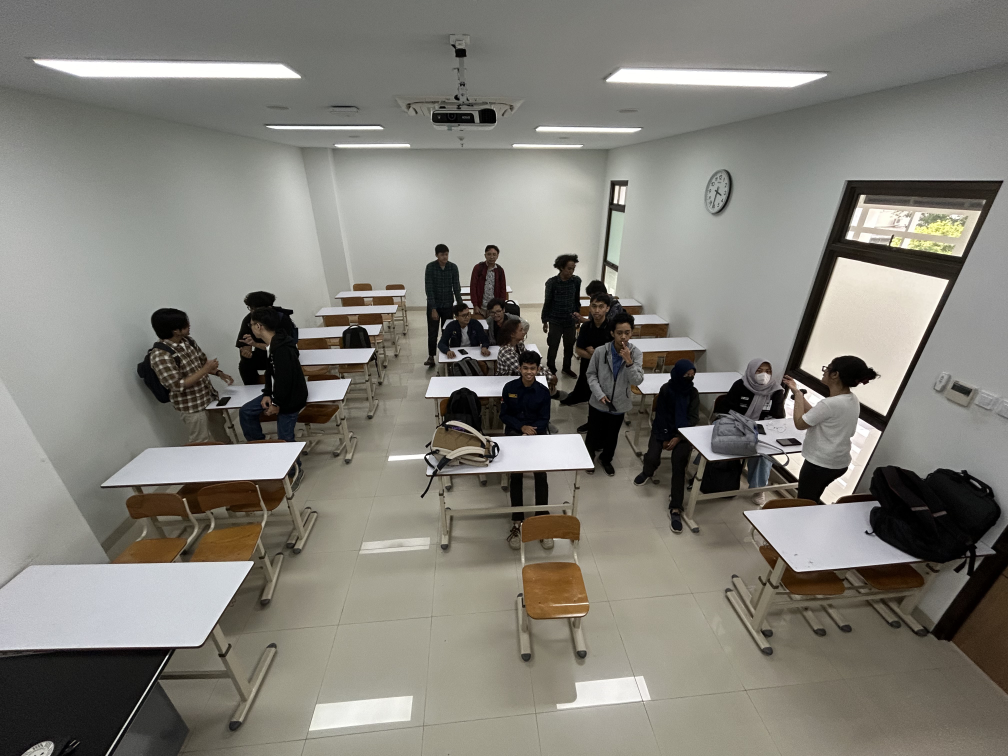
#> input picture Top View/fcv/IMG_2392.jpg, 4032 x 3024 px, found by its file name (shown at 1/4 size); its folder holds 4 pictures in this run
$ jupyter execute --allow-errors taibrpgiodsg.ipynb   (shell and % lines are left out)
#> lines starting #> are read from the running program, lines starting #| are printed output that depends on the picture
[cell 1]
#Import scikit-learn dataset library
from sklearn import datasets

import os

path = r"C:\Users\WatsonNick\Downloads\People-Counter-master\People-Counter-master\Top View\fcv"
new_path = os.path.join(path, "new_folder")

print(new_path)

[cell 2]
import os
import cv2

# specify your path
path = r"C:\Users\WatsonNick\Downloads\People-Counter-master\People-Counter-master\Top View\fcv"

# get a list of all the image filenames in the folder
image_files = [f for f in os.listdir(path) if os.path.isfile(os.path.join(path, f))]

# load all the images
images = [cv2.imread(os.path.join(path, f)) for f in image_files]
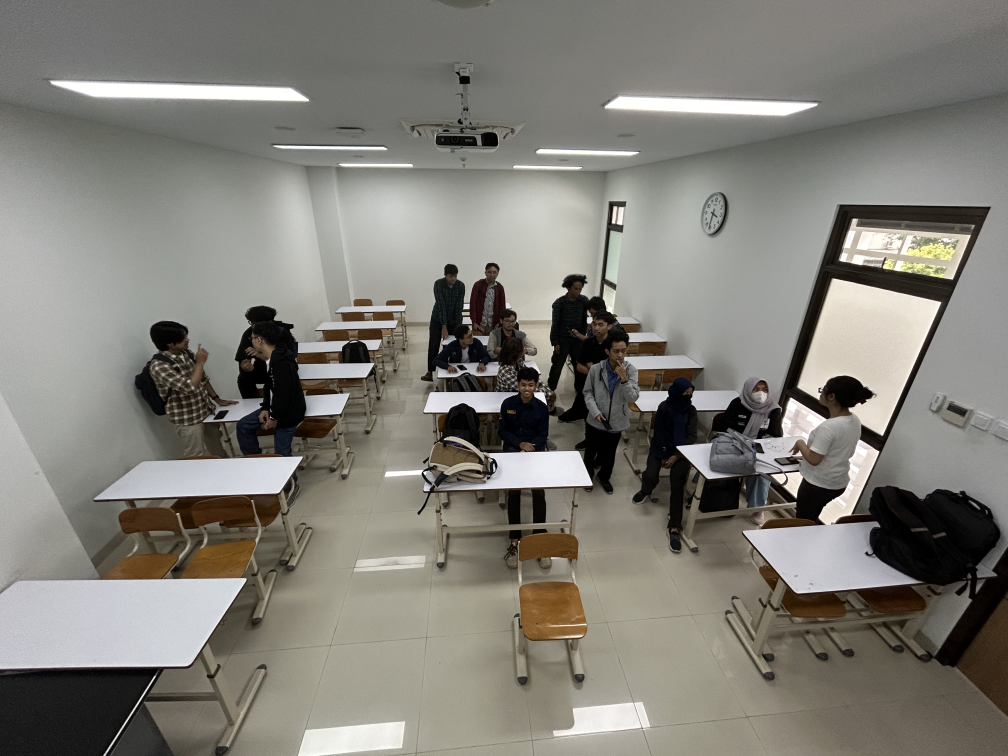
#> input picture Top View/fcv/IMG_2393.jpg, 4032 x 3024 px, found by its file name (shown at 1/4 size)
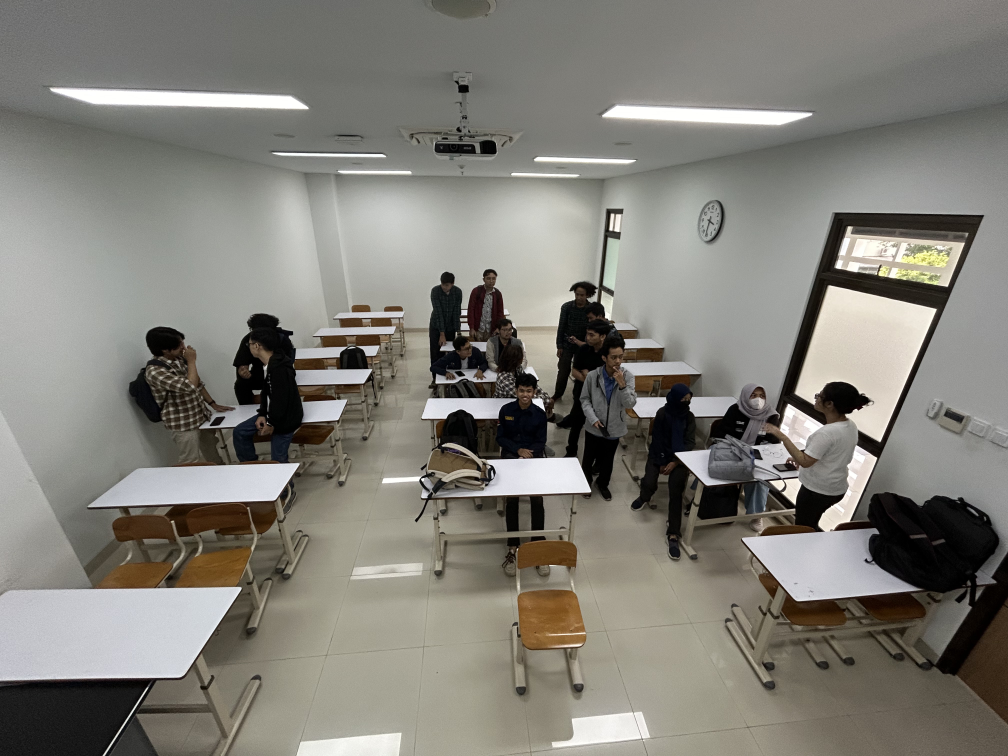
#> input picture Top View/fcv/IMG_2394.jpg, 4032 x 3024 px, found by its file name (shown at 1/4 size)
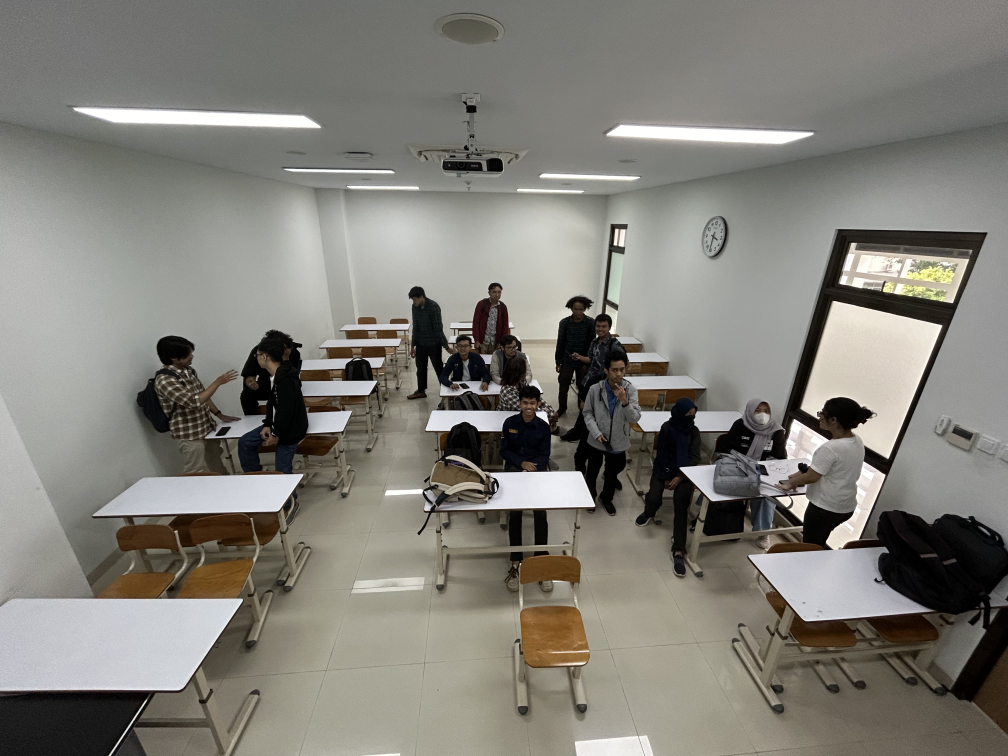
#> input picture Top View/fcv/IMG_2396.jpg, 4032 x 3024 px, found by its file name (shown at 1/4 size)

# now 'images' is a list of numpy arrays representing each image
